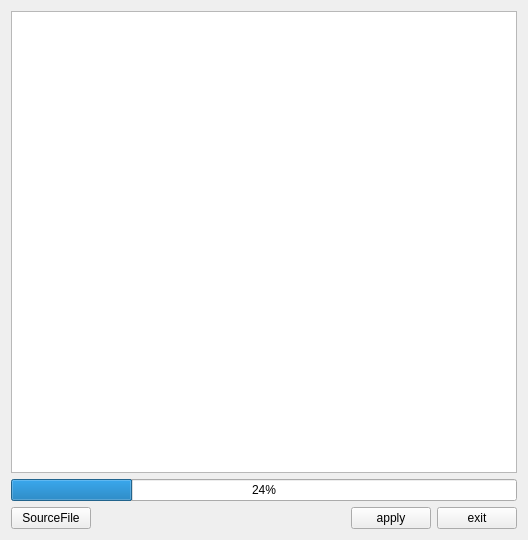
<?xml version="1.0" encoding="UTF-8"?>
<ui version="4.0">
 <class>AxisFileClone</class>
 <widget class="QWidget" name="AxisFileClone">
  <property name="geometry">
   <rect>
    <x>0</x>
    <y>0</y>
    <width>528</width>
    <height>540</height>
   </rect>
  </property>
  <property name="windowTitle">
   <string>Form</string>
  </property>
  <layout class="QVBoxLayout" name="verticalLayout">
   <item>
    <widget class="QGraphicsView" name="graphicsView"/>
   </item>
   <item>
    <widget class="QProgressBar" name="progressBar">
     <property name="value">
      <number>24</number>
     </property>
     <property name="alignment">
      <set>Qt::AlignCenter</set>
     </property>
     <property name="orientation">
      <enum>Qt::Horizontal</enum>
     </property>
     <property name="textDirection">
      <enum>QProgressBar::TopToBottom</enum>
     </property>
    </widget>
   </item>
   <item>
    <layout class="QHBoxLayout" name="horizontalLayout">
     <item>
      <widget class="QPushButton" name="btn_open">
       <property name="text">
        <string>SourceFile</string>
       </property>
      </widget>
     </item>
     <item>
      <spacer name="horizontalSpacer">
       <property name="orientation">
        <enum>Qt::Horizontal</enum>
       </property>
       <property name="sizeHint" stdset="0">
        <size>
         <width>40</width>
         <height>20</height>
        </size>
       </property>
      </spacer>
     </item>
     <item>
      <widget class="QPushButton" name="btn_apply">
       <property name="text">
        <string>apply</string>
       </property>
      </widget>
     </item>
     <item>
      <widget class="QPushButton" name="btn_exit">
       <property name="text">
        <string>exit</string>
       </property>
      </widget>
     </item>
    </layout>
   </item>
  </layout>
 </widget>
 <resources/>
 <connections/>
</ui>
